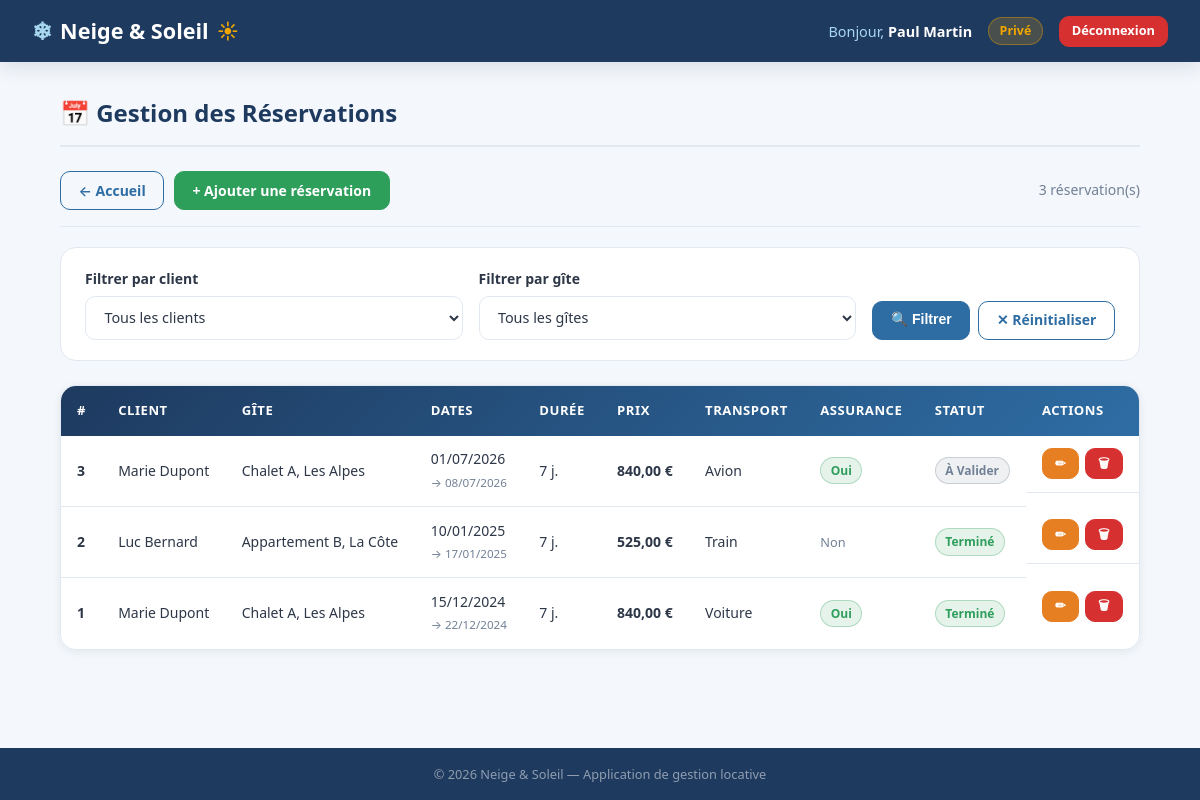
/index.php?page=gestion_reservation (signed in), run on the app's committed database.
### tables this page shows
CREATE TABLE reservation (
    idreservation INT            PRIMARY KEY AUTO_INCREMENT,
    datedebut     DATE           NOT NULL,
    datefin       DATE           NOT NULL,
    prix          DECIMAL(10,2)  NOT NULL,
    transport     ENUM('voiture','train','avion') NOT NULL DEFAULT 'voiture',
    assurance     TINYINT(1)     NOT NULL DEFAULT 0,
    idclient      INT            NOT NULL,
    idgite        INT            NOT NULL,
    statut_r      ENUM('en cours','terminé','non réservé','à valider') NOT NULL DEFAULT 'en cours',
    rapport       TEXT           NULL,
    CONSTRAINT fk_reservation_client
        FOREIGN KEY (idclient) REFERENCES client(idclient)
        ON DELETE CASCADE ON UPDATE CASCADE,
    CONSTRAINT fk_reservation_gite
        FOREIGN KEY (idgite) REFERENCES gite(idgite)
        ON DELETE CASCADE ON UPDATE CASCADE
);

CREATE TABLE client (
    idclient    INT          PRIMARY KEY AUTO_INCREMENT,
    nom         VARCHAR(50)  NOT NULL,
    prenom      VARCHAR(50)  NOT NULL,
    adresse     VARCHAR(150) UNIQUE NOT NULL,
    email       VARCHAR(150) UNIQUE NOT NULL,
    mdp         VARCHAR(255) NOT NULL,
    telephone   BIGINT       UNIQUE NOT NULL,
    idcategorie INT          NULL DEFAULT NULL,
    CONSTRAINT fk_client_categorie
        FOREIGN KEY (idcategorie) REFERENCES categorie(idcategorie)
        ON DELETE SET NULL ON UPDATE CASCADE
);

CREATE TABLE gite (
    idgite    INT          PRIMARY KEY AUTO_INCREMENT,
    adresse   VARCHAR(150) UNIQUE NOT NULL,
    surface   INT          NOT NULL,
    nbpieces  INT          NOT NULL,
    loyer     INT          NOT NULL,
    idproprio INT          NOT NULL,
    CONSTRAINT fk_gite_proprio
        FOREIGN KEY (idproprio) REFERENCES proprio(idproprio)
        ON DELETE CASCADE ON UPDATE CASCADE
);

### index.php (called while the page is built)
<?php
require_once 'controleur/controleur.class.php';
$controleur = new Controleur();
$controleur->gererRequete();

### modele/modele.class.php (called while the page is built, shortened)
<?php
require_once 'config_db.php';
class Modele {
    protected PDO $pdo;
    public function __construct() {
        $this->pdo = ConnexionDB::getInstance()->getPDO();
    }
    public function selectAllReservations(array $filters = []): array {
        $sql = "SELECT r.*,
                       c.nom AS client_nom, c.prenom AS client_prenom,
                       g.adresse AS gite_adresse
                FROM reservation r
                INNER JOIN client c ON r.idclient = c.idclient
                INNER JOIN gite   g ON r.idgite   = g.idgite
                WHERE 1 = 1";
        $params = [];
        $sql .= " ORDER BY r.datedebut DESC";
        $stmt = $this->pdo->prepare($sql);
        $stmt->execute($params);
        return $stmt->fetchAll();
    }
}

### modele/config_db.php (called while the page is built)
<?php
class ConnexionDB {
    private static ?ConnexionDB $instance = null;
    private PDO $pdo;
    private function __construct() {
        $host    = 'localhost';
        $db      = 'n&s_31_jv';
        $user    = 'root';
        $pass    = '';
        $charset = 'utf8mb4';
        $dsn     = "mysql:host=$host;dbname=$db;charset=$charset";
        $options = [
            PDO::ATTR_ERRMODE            => PDO::ERRMODE_EXCEPTION,
            PDO::ATTR_DEFAULT_FETCH_MODE => PDO::FETCH_ASSOC,
            PDO::ATTR_EMULATE_PREPARES   => false,
        ];
        try {
            $this->pdo = new PDO($dsn, $user, $pass, $options);
        } catch (PDOException $e) {
            die(json_encode(['erreur' => 'Connexion impossible : ' . $e->getMessage()]));
        }
    }
    public static function getInstance(): ConnexionDB {
        if (self::$instance === null) {
            self::$instance = new ConnexionDB();
        }
        return self::$instance;
    }
    public function getPDO(): PDO {
        return $this->pdo;
    }
}

### vue/vue_select_reservation.php (the view, shortened to what this page needs)
<?php
$reservations  = $donnees       ?? [];
$peut_modifier = $peut_modifier ?? false;
require '_layout_header.php';
?>
    <div class="page-title">📅 Gestion des Réservations</div>
    <div class="action-bar">
        <a href="index.php?page=home" class="btn btn-outline">← Accueil</a>
        <a href="index.php?page=vue_insert_reservation" class="btn btn-success">+ Ajouter une réservation</a>
        <span style="margin-left:auto;color:var(--c-muted);font-size:.875rem"><?php echo count($reservations); ?> réservation(s)</span>
    </div>
    <?php if ($peut_modifier): ?>
    <div class="filter-bar">
        <form method="GET" action="index.php" style="display:contents">
            <div class="form-group">
                <label for="filter_client">Filtrer par client</label>
                <select id="filter_client" name="filter_client">
                    <option value="">Tous les clients</option>
                </select>
            </div>
            <div class="form-group">
                <label for="filter_gite">Filtrer par gîte</label>
                <select id="filter_gite" name="filter_gite">
                    <option value="">Tous les gîtes</option>
                </select>
            </div>
            <div style="display:flex;gap:.5rem;align-items:flex-end">
                <button type="submit" class="btn btn-primary">🔍 Filtrer</button>
                <a href="index.php?page=gestion_reservation" class="btn btn-outline">✕ Réinitialiser</a>
            </div>
        </form>
    </div>
    <?php endif; ?>
    <div class="table-wrapper">
        <table>
            <thead>
                <tr>
                    <th>#</th>
                    <th>Client</th>
                    <th>Gîte</th>
                    <th>Dates</th>
                    <th>Durée</th>
                    <th>Prix</th>
                    <th>Transport</th>
                    <th>Assurance</th>
                    <th>Statut</th>
                    <?php if ($peut_modifier): ?><th>Actions</th><?php endif; ?>
                </tr>
            </thead>
            <tbody>
                <?php if (empty($reservations)): ?>
                    <tr><td colspan="<?php echo $peut_modifier ? 10 : 9; ?>">
                        <div class="empty-state">
                            <div class="empty-icon">📅</div>
                            <p>Aucune réservation trouvée.</p>
                        </div>
                    </td></tr>
                <?php else: ?>
                    <?php foreach ($reservations as $r):
                        $debut    = new DateTime($r['datedebut']);
                        $fin      = new DateTime($r['datefin']);
                        $duree    = $debut->diff($fin)->days;
                        $badge_class = match($r['statut_r']) {
                            'en cours'     => 'badge-encours',
                            'terminé'      => 'badge-termine',
                            'non réservé'  => 'badge-nonresa',
                            default        => 'badge-nonresa',
                        };
                    ?>
                    <tr>
                        <td><strong><?php echo $r['idreservation']; ?></strong></td>
                        <td><?php echo htmlspecialchars($r['client_prenom'] . ' ' . $r['client_nom']); ?></td>
                        <td><?php echo htmlspecialchars($r['gite_adresse']); ?></td>
                        <td>
                            <?php echo date('d/m/Y', strtotime($r['datedebut'])); ?><br>
                            <small style="color:var(--c-muted)">→ <?php echo date('d/m/Y', strtotime($r['datefin'])); ?></small>
                        </td>
                        <td><?php echo $duree; ?> j.</td>
                        <td><strong><?php echo number_format($r['prix'], 2, ',', ' '); ?> €</strong></td>
                        <td><?php echo ucfirst($r['transport'] ?? '—'); ?></td>
                        <td>
                            <?php if ($r['assurance'] == 1): ?>
                                <span class="badge badge-public">Oui</span>
                            <?php else: ?>
                                <span style="color:var(--c-muted);font-size:.8rem">Non</span>
                            <?php endif; ?>
                        </td>
                        <td><span class="badge <?php echo $badge_class; ?>"><?php echo ucfirst($r['statut_r']); ?></span></td>
                        <?php if ($peut_modifier): ?>
                        <td class="table-actions">
                            <a href="index.php?page=vue_insert_reservation&id=<?php echo $r['idreservation']; ?>"
                               class="btn btn-warning btn-sm">✏</a>
                            <form method="POST" action="index.php?page=gestion_reservation" style="display:inline">
                                <button type="submit" class="btn btn-danger btn-sm"
                                        onclick="return confirm('Supprimer cette réservation ?')">🗑</button>
                            </form>
                        </td>
                        <?php endif; ?>
                    </tr>
                    <?php endforeach; ?>
                <?php endif; ?>
            </tbody>
        </table>
    </div>
<?php require '_layout_footer.php'; ?>

### css/style.css (style rules this page uses)
:root { --c-primary: #1e3a5f; --c-secondary: #2e6da4; --c-accent: #f0a500; --c-success: #2e9e5b; --c-danger: #d63031; --c-warning: #e67e22; --c-light: #f4f7fb; --c-white: #ffffff; --c-text: #2d3748; --c-muted: #718096; --c-border: #e2e8f0; --radius: 10px; --radius-lg: 16px; --shadow-sm: 0 2px 8px rgba(30,58,95,.08); --shadow-md: 0 4px 20px rgba(30,58,95,.14); --shadow-lg: 0 8px 40px rgba(30,58,95,.18); --transition: .25s ease; }
*, *::before, *::after { box-sizing: border-box; margin: 0; padding: 0; }
body { font-family: 'Segoe UI', system-ui, -apple-system, sans-serif; background: var(--c-light); color: var(--c-text); min-height: 100vh; line-height: 1.6; }
.page-title { font-size: 1.5rem; font-weight: 700; color: var(--c-primary); margin-bottom: 1.5rem; display: flex; align-items: center; gap: .6rem; padding-bottom: .75rem; border-bottom: 2px solid var(--c-border); }
.btn { display: inline-flex; align-items: center; gap: .4rem; padding: .55rem 1.1rem; border-radius: var(--radius); border: 1px solid transparent; font-weight: 600; font-size: .875rem; cursor: pointer; text-decoration: none; transition: all var(--transition); white-space: nowrap; line-height: 1.4; }
.btn-primary { background: var(--c-secondary); color: #fff; border-color: var(--c-secondary); }
.btn-success { background: var(--c-success); color: #fff; border-color: var(--c-success); }
.btn-danger { background: var(--c-danger); color: #fff; border-color: var(--c-danger); }
.btn-warning { background: var(--c-warning); color: #fff; border-color: var(--c-warning); }
.btn-outline { background: transparent; color: var(--c-secondary); border-color: var(--c-secondary); }
.btn-sm { padding: .35rem .75rem; font-size: .8rem; }
.action-bar { display: flex; flex-wrap: wrap; gap: .6rem; align-items: center; margin-bottom: 1.25rem; padding-bottom: 1rem; border-bottom: 1px solid var(--c-border); }
.form-group { display: flex; flex-direction: column; gap: .35rem; }
label { font-weight: 600; font-size: .875rem; color: var(--c-text); }
input[type="text"], input[type="email"], input[type="password"], input[type="date"], input[type="number"], input[type="tel"], select, textarea { padding: .65rem .9rem; border: 1.5px solid var(--c-border); border-radius: var(--radius); font-size: .9rem; font-family: inherit; color: var(--c-text); background: var(--c-white); transition: border-color var(--transition), box-shadow var(--transition); width: 100%; }
.table-wrapper { overflow-x: auto; border-radius: var(--radius-lg); box-shadow: var(--shadow-sm); border: 1px solid var(--c-border); }
table { width: 100%; border-collapse: collapse; background: var(--c-white); font-size: .875rem; }
thead tr { background: linear-gradient(135deg, var(--c-primary), var(--c-secondary)); }
th { padding: .9rem 1rem; text-align: left; color: var(--c-white); font-weight: 600; font-size: .82rem; text-transform: uppercase; letter-spacing: .04em; white-space: nowrap; }
td { padding: .8rem 1rem; border-bottom: 1px solid var(--c-border); color: var(--c-text); vertical-align: middle; }
tr:last-child td { border-bottom: none; }
.table-actions { display: flex; gap: .4rem; flex-wrap: wrap; }
.badge { display: inline-block; padding: .2rem .6rem; border-radius: 999px; font-size: .75rem; font-weight: 700; text-transform: capitalize; }
.badge-public { background: rgba(46,158,91,.12); color: var(--c-success); border: 1px solid rgba(46,158,91,.3); }
.badge-termine { background: rgba(46,158,91,.12); color: var(--c-success); border: 1px solid rgba(46,158,91,.3); }
.badge-nonresa { background: rgba(113,128,150,.12); color: var(--c-muted); border: 1px solid rgba(113,128,150,.3); }
.filter-bar { background: var(--c-white); border: 1px solid var(--c-border); border-radius: var(--radius-lg); padding: 1.25rem 1.5rem; margin-bottom: 1.5rem; display: flex; flex-wrap: wrap; gap: 1rem; align-items: flex-end; }
.filter-bar .form-group { flex: 1; min-width: 180px; }

### data on the page
reservation: idreservation "3", idclient.nom "Marie Dupont", idgite.adresse "Chalet A, Les Alpes", datedebut "01/07/2026", datefin "08/07/2026", duree "7", prix "840,00", transport "Avion", assurance "Oui", statut_r "À Valider"
reservation: idreservation "2", idclient.nom "Luc Bernard", idgite.adresse "Appartement B, La Côte", datedebut "10/01/2025", datefin "17/01/2025", duree "7", prix "525,00", transport "Train", assurance "Non", statut_r "Terminé"
reservation: idreservation "1", idclient.nom "Marie Dupont", idgite.adresse "Chalet A, Les Alpes", datedebut "15/12/2024", datefin "22/12/2024", duree "7", prix "840,00", transport "Voiture", assurance "Oui", statut_r "Terminé"

### other printed values
$nom_user "Paul Martin"
$statut "Privé"
count($reservations) "3"
